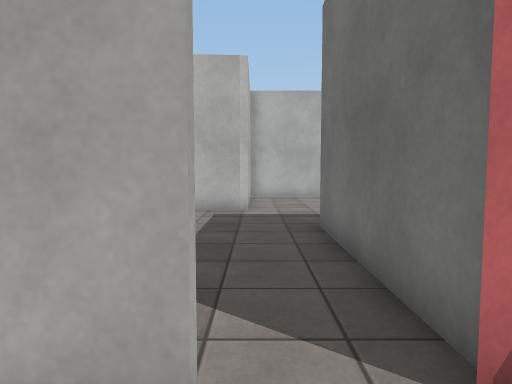
[1] (above)

24 first-person views from a walk through a Unity game level. The camera is 1.2 m above the floor, tilts 4° down and sees 75° across. The floor is counted in squares, 0.88 m on a side. Each view is taken from the middle of a square. On the plan, view 1 faces up. The plan holds only what a view shows up to about 15 squares ahead; the rest is blank. The place goes on beyond the plan. The player is left out. Surface patterns are stand-ins for the level's own textures.

[2]
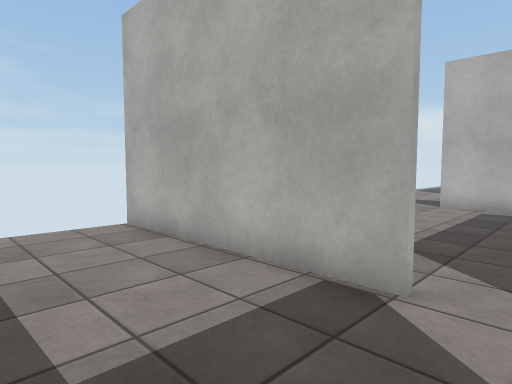

[3]
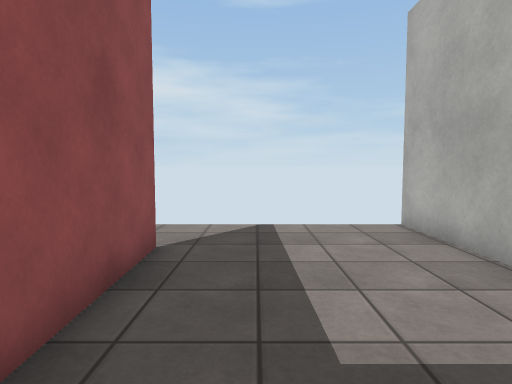

[4]
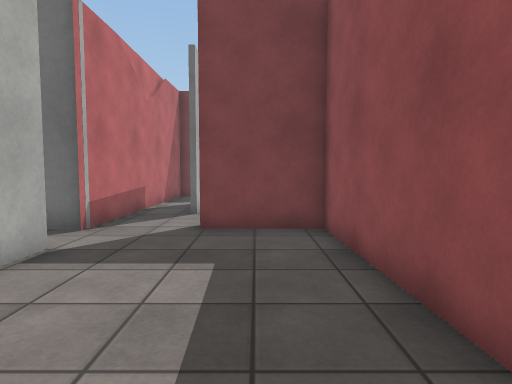

[5]
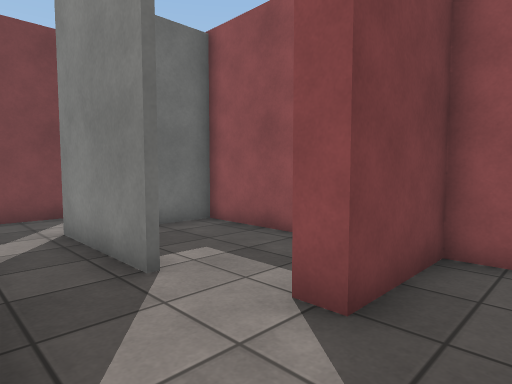

[6]
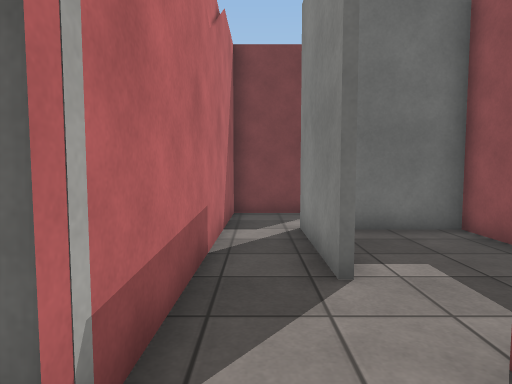

[7]
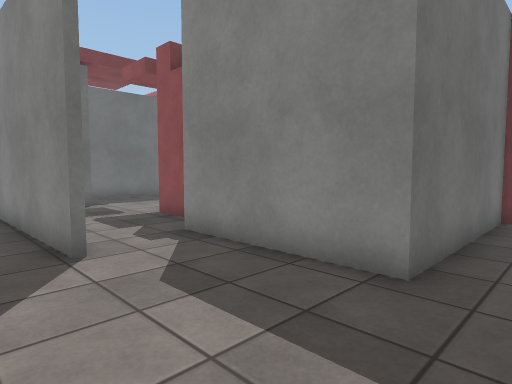

[8]
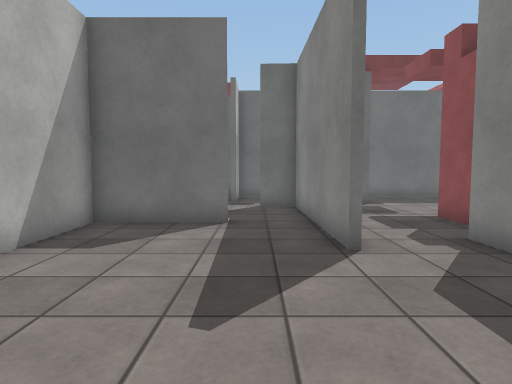

[9]
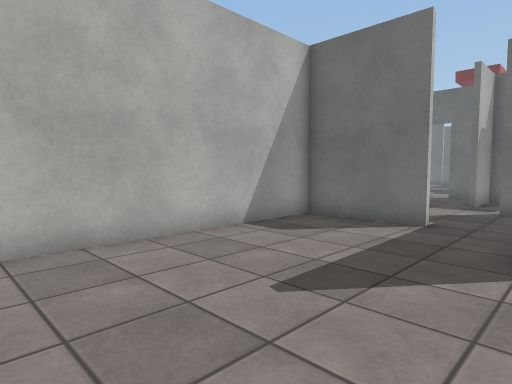

[10]
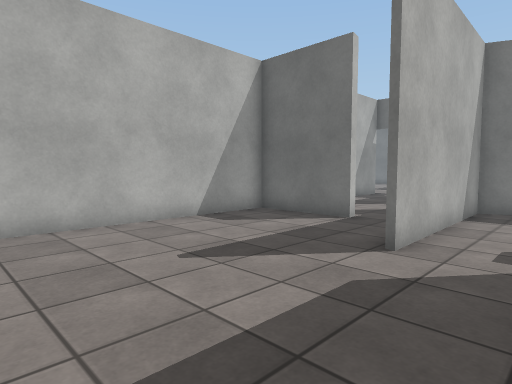

[11]
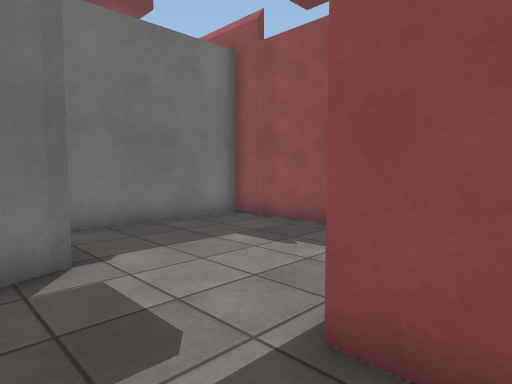

[12]
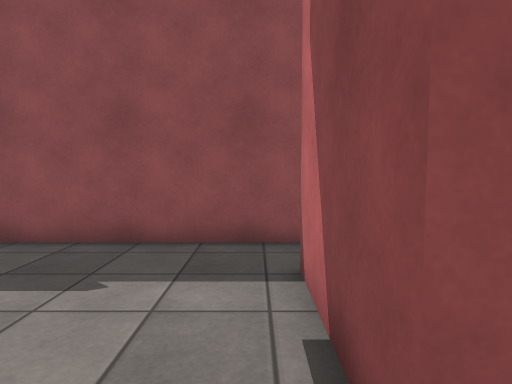

[13]
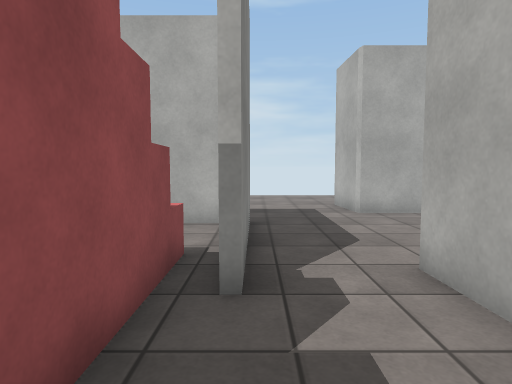

[14]
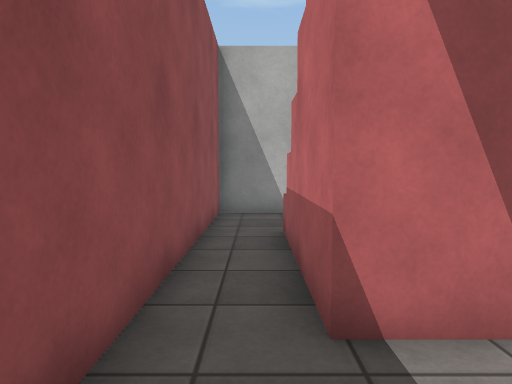

[15]
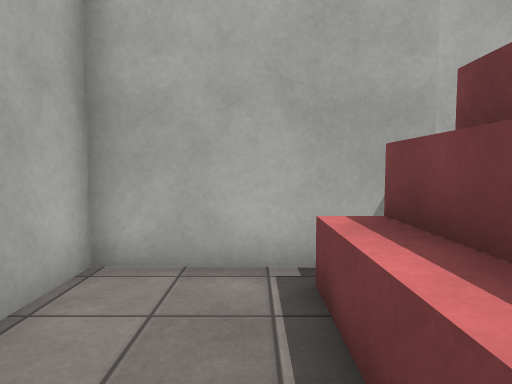

[16]
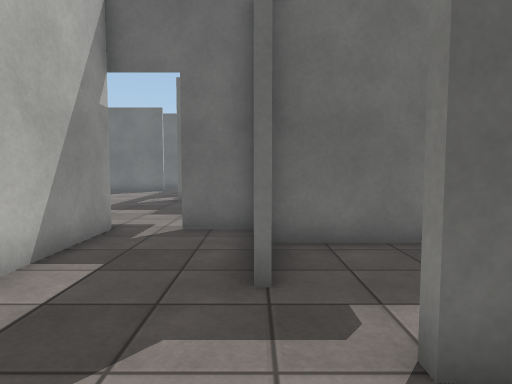

[17]
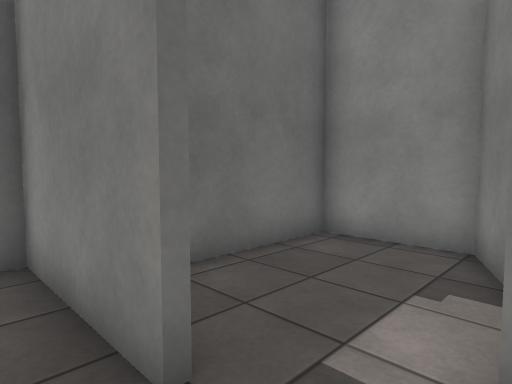

[18]
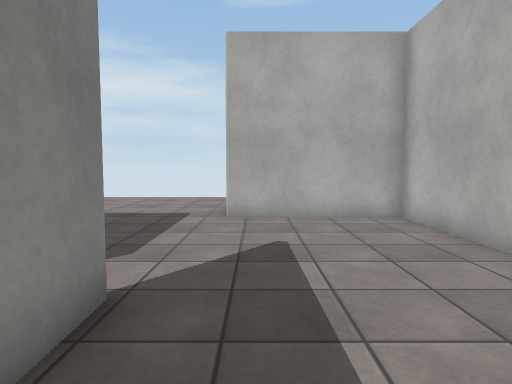

[19]
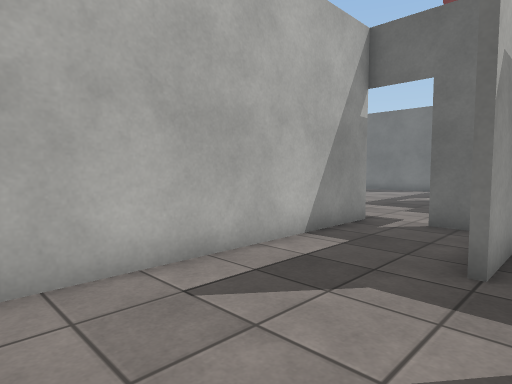

[20]
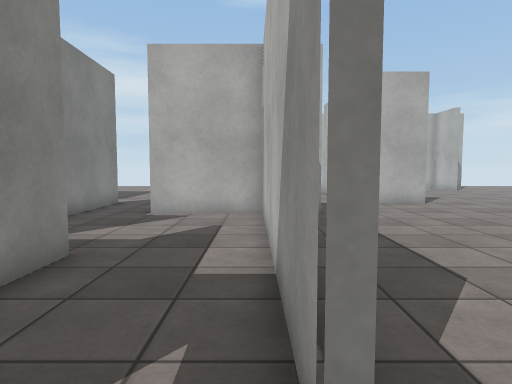

[21]
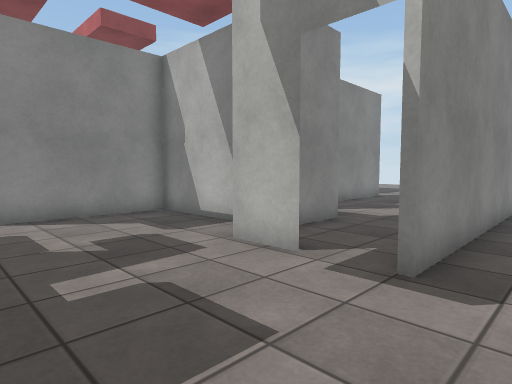

[22]
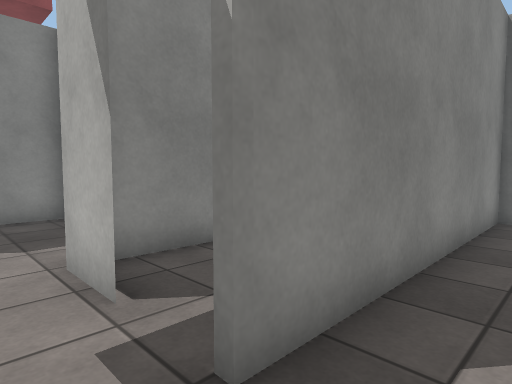

[23]
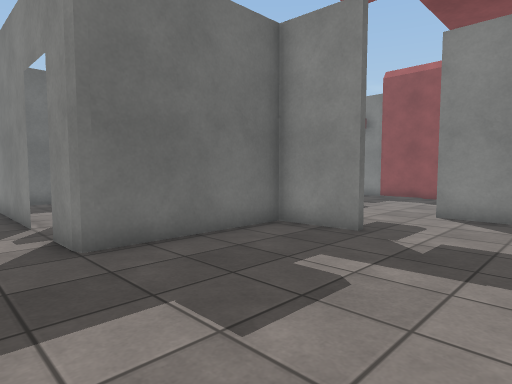

[24]
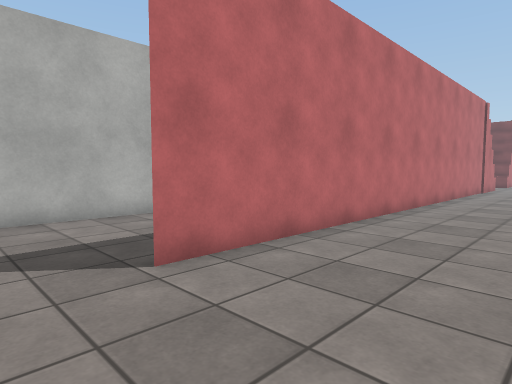

### Floor plan
Ten units are one square. View 1 is at (0, 0); x grows to the right and y downward. Boxes are objects, and circles mark ways between rooms. Rooms are numbered by the first view taken in them; rooms with no view inside come last. Other rooms are left out.
<svg viewBox="-77 -185 327 270">
<path fill="none" stroke="#000" d="M-49 38 15 36 15 7 22 7M-2 -16 -72 -16M24 -19 12 -19M-3 -112 -28 -110M15 -18 15 -78M56 -104 86 -105M64 -102 54 -102M84 -127 84 -162 -3 -161 -3 -112M15 -78 65 -78M130 -78 119 -104 64 -102M94 -19 161 -19 161 -67M47 -68 94 -68 94 -36M55 -49 55 -69M63 -60 63 -69M65 -76 17 -76 17 -58M17 -41 17 -19M94 -36 54 -36M13 -19 94 -19M47 -39 47 -68M137 -130 175 -130 175 -147M126 -93 132 -78 160 -78M86 -105 120 -106 120 -119M175 -163 88 -162 88 -128 84 -127M161 -77 161 -128 137 -128M176 -147 176 -129M215 -112 238 -114 238 -162M162 -114 162 -77M160 -78 210 -78M88 -180 88 -164 178 -165M101 38 -49 38M46 2 40 2M40 0 78 0M44 36 75 36 75 11M102 8 102 -17 24 -19"/>
<circle cx="-70" cy="-20" r="3" fill="#2a7"/>
<circle cx="5" cy="-20" r="3" fill="#2a7"/>
<circle cx="-60" cy="40" r="3" fill="#2a7"/>
<circle cx="20" cy="-5" r="3" fill="#2a7"/>
<circle cx="5" cy="-95" r="3" fill="#2a7"/>
<circle cx="90" cy="-180" r="3" fill="#2a7"/>
<circle cx="60" cy="-90" r="3" fill="#2a7"/>
<circle cx="90" cy="-120" r="3" fill="#2a7"/>
<circle cx="90" cy="-30" r="3" fill="#2a7"/>
<circle cx="180" cy="-150" r="3" fill="#2a7"/>
<text x="-30" y="10">1</text>
<text x="-30" y="-110">2</text>
<text x="40" y="-120">3</text>
<text x="120" y="-60">4</text>
<text x="50" y="-50">5</text>
<text x="130" y="-130">6</text>
<text x="190" y="-140">7</text>
<text x="180" y="80">8</text>
<text x="50" y="10">9</text>
</svg>
Room 1 opens to room 2. Room 1 opens to room 8. Room 1 opens to room 9. Room 2 opens to room 3. Room 2 opens to room 7. Room 3 opens to room 4. Room 3 opens to room 6. Room 4 opens to room 5. Room 6 opens to room 7.

Where each view was taken, in squares from view 1:
view 1: 0 up, 0 right, facing up
view 2: 2 down, 1 right, facing up-left
view 3: 2 down, 1 right, facing left
view 4: 2 down, 6 left, facing right
view 5: 2 up, 0 right, facing down-right
view 6: 1 up, 0 right, facing right
view 7: 12 up, 0 right, facing down-right
view 8: 12 up, 0 right, facing right
view 9: 10 up, 0 right, facing up-right
view 10: 8 up, 0 right, facing up-right
view 11: 9 up, 8 right, facing down-right
view 12: 8 up, 10 right, facing down
view 13: 8 up, 10 right, facing left
view 14: 3 up, 12 right, facing left
view 15: 3 up, 4 right, facing up
view 16: 13 up, 10 right, facing right
view 17: 14 up, 12 right, facing down-right
view 18: 12 up, 9 right, facing left
view 19: 12 up, 9 right, facing up-right
view 20: 16 up, 19 right, facing left
view 21: 18 up, 22 right, facing down-left
view 22: 18 up, 19 right, facing down-left
view 23: 18 up, 18 right, facing down-right
view 24: 8 down, 7 left, facing up-right
